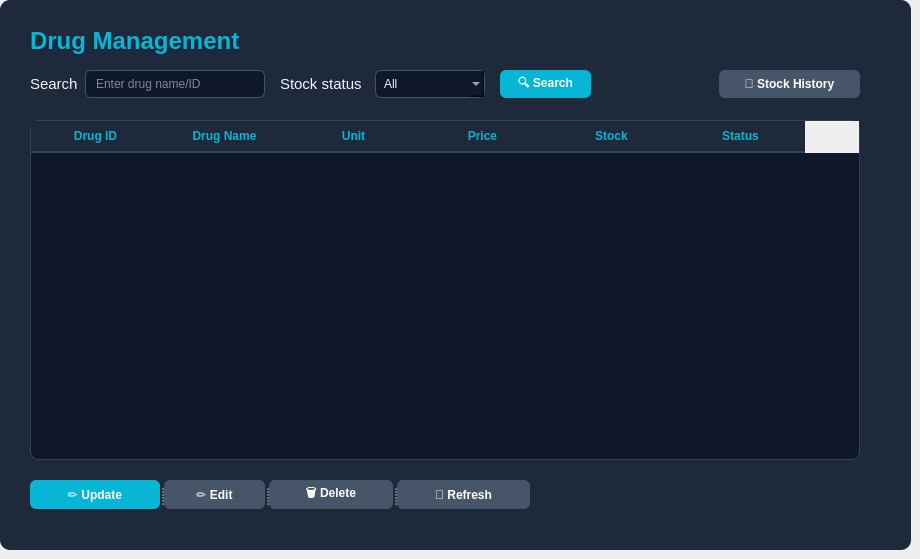
    <widget class="QWidget" name="page_2">
     <widget class="QFrame" name="frameDashboard_5">
      <property name="geometry">
       <rect>
        <x>0</x>
        <y>0</y>
        <width>911</width>
        <height>550</height>
       </rect>
      </property>
      <property name="styleSheet">
       <string notr="true">QFrame#frameDashboard_5 {
    background-color: rgb(30, 41, 59);
    border-radius: 10px;
}
QLabel {
    color: rgb(241, 245, 249);
}
QLineEdit, QComboBox {
    background-color: rgb(15, 23, 42);
    border: 1px solid rgb(71, 85, 105);
    border-radius: 6px;
    color: rgb(241, 245, 249);
    padding: 4px 8px;
}
QLineEdit:focus, QComboBox:focus {
    border: 1px solid rgb(6, 182, 212);
}
QTableWidget {
    background-color: rgb(15, 23, 42);
    color: rgb(226, 232, 240);
    gridline-color: rgb(51, 65, 85);
    border: 1px solid rgb(51, 65, 85);
    border-radius: 8px;
}
QHeaderView::section {
    background-color: rgb(30, 41, 59);
    color: rgb(6, 182, 212);
    padding: 6px;
    font-weight: bold;
    border: none;
    border-bottom: 2px solid rgb(51, 65, 85);
}
QPushButton {
    background-color: rgb(71, 85, 105);
    color: white;
    border: none;
    border-radius: 6px;
    padding: 6px 14px;
    font-weight: bold;
}
QPushButton:hover {
    background-color: rgb(51, 65, 85);
}
QPushButton#btnSearch_14, QPushButton#btnSearch_15 {
    background-color: rgb(6, 182, 212);
}
QPushButton#btnSearch_14:hover, QPushButton#btnSearch_15:hover {
    background-color: rgb(8, 145, 178);
}</string>
      </property>
      <widget class="QLabel" name="lblTitle_7">
       <property name="geometry">
        <rect>
         <x>30</x>
         <y>20</y>
         <width>281</width>
         <height>41</height>
        </rect>
       </property>
       <property name="font">
        <font>
         <pointsize>18</pointsize>
         <bold>true</bold>
        </font>
       </property>
       <property name="styleSheet">
        <string notr="true">color: rgb(6, 182, 212);</string>
       </property>
       <property name="text">
        <string>Drug Management</string>
       </property>
      </widget>
      <widget class="QLabel" name="label_42">
       <property name="geometry">
        <rect>
         <x>30</x>
         <y>70</y>
         <width>50</width>
         <height>28</height>
        </rect>
       </property>
       <property name="font">
        <font>
         <pointsize>11</pointsize>
        </font>
       </property>
       <property name="text">
        <string>Search</string>
       </property>
      </widget>
      <widget class="QLineEdit" name="txtSearch_8">
       <property name="geometry">
        <rect>
         <x>85</x>
         <y>70</y>
         <width>180</width>
         <height>28</height>
        </rect>
       </property>
       <property name="placeholderText">
        <string>Enter drug name/ID</string>
       </property>
      </widget>
      <widget class="QLabel" name="label_43">
       <property name="geometry">
        <rect>
         <x>280</x>
         <y>70</y>
         <width>90</width>
         <height>28</height>
        </rect>
       </property>
       <property name="font">
        <font>
         <pointsize>11</pointsize>
        </font>
       </property>
       <property name="text">
        <string>Stock status</string>
       </property>
      </widget>
      <widget class="QComboBox" name="comboBox_3">
       <property name="geometry">
        <rect>
         <x>375</x>
         <y>70</y>
         <width>110</width>
         <height>28</height>
        </rect>
       </property>
       <item>
        <property name="text">
         <string>All</string>
        </property>
       </item>
       <item>
        <property name="text">
         <string>Available</string>
        </property>
       </item>
       <item>
        <property name="text">
         <string>Low Stock</string>
        </property>
       </item>
       <item>
        <property name="text">
         <string>Out of Stock</string>
        </property>
       </item>
      </widget>
      <widget class="QPushButton" name="btnSearch_14">
       <property name="geometry">
        <rect>
         <x>500</x>
         <y>70</y>
         <width>91</width>
         <height>28</height>
        </rect>
       </property>
       <property name="text">
        <string>🔍 Search</string>
       </property>
      </widget>
      <widget class="QPushButton" name="pushButton">
       <property name="geometry">
        <rect>
         <x>719</x>
         <y>70</y>
         <width>141</width>
         <height>28</height>
        </rect>
       </property>
       <property name="text">
        <string>📜 Stock History</string>
       </property>
      </widget>
      <widget class="QTableWidget" name="tblPatient_2">
       <property name="geometry">
        <rect>
         <x>30</x>
         <y>120</y>
         <width>830</width>
         <height>340</height>
        </rect>
       </property>
       <attribute name="horizontalHeaderDefaultSectionSize">
        <number>129</number>
       </attribute>
       <column>
        <property name="text">
         <string>Drug ID</string>
        </property>
       </column>
       <column>
        <property name="text">
         <string>Drug Name</string>
        </property>
       </column>
       <column>
        <property name="text">
         <string>Unit</string>
        </property>
       </column>
       <column>
        <property name="text">
         <string>Price</string>
        </property>
       </column>
       <column>
        <property name="text">
         <string>Stock</string>
        </property>
       </column>
       <column>
        <property name="text">
         <string>Status</string>
        </property>
       </column>
      </widget>
      <widget class="QSplitter" name="splitter_3">
       <property name="geometry">
        <rect>
         <x>30</x>
         <y>480</y>
         <width>500</width>
         <height>29</height>
        </rect>
       </property>
       <property name="orientation">
        <enum>Qt::Orientation::Horizontal</enum>
       </property>
       <widget class="QPushButton" name="btnSearch_15">
        <property name="text">
         <string>✏️ Update</string>
        </property>
       </widget>
       <widget class="QPushButton" name="btnSearch_16">
        <property name="text">
         <string>✏️ Edit</string>
        </property>
       </widget>
       <widget class="QPushButton" name="btnSearch_17">
        <property name="text">
         <string>🗑️ Delete</string>
        </property>
       </widget>
       <widget class="QPushButton" name="btnSearch_18">
        <property name="text">
         <string>🔄 Refresh</string>
        </property>
       </widget>
      </widget>
     </widget>
    </widget>
